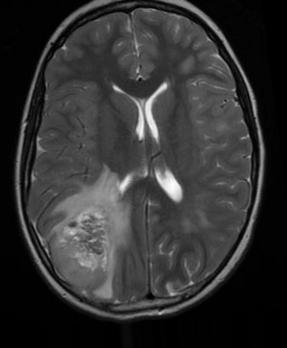
#> input picture dataset/augmented-images/yes/aug_Y100_0_499.jpg, 287 x 348 px, found by its file name
$ jupyter execute --allow-errors Copy_of_CNN_Brain_Cancer_Detection.ipynb   (shell and % lines are left out)
#> lines starting #> are read from the running program, lines starting #| are printed output that depends on the picture; after the words box and inside, x2 and y2 are one past the last pixel; in counts of white or black regions, pixels touching at a corner belong together
[cell 1]
import numpy as np
import pandas as pd
import os
from os import listdir
import tensorflow as tf
from keras.preprocessing.image import ImageDataGenerator
import cv2
import matplotlib.pyplot as plt
import imutils

from tensorflow.keras.models import Model,load_model
from tensorflow.keras.layers import Conv2D,Input,ZeroPadding2D,BatchNormalization,Flatten,Activation,Dense,MaxPooling2D
from sklearn.model_selection import train_test_split
from sklearn.utils import shuffle
from google.colab import drive
drive.mount("/content/gdrive")

[cell 2]
image_dir="/content/gdrive/My Drive/Colab Notebooks/dataset/"

[cell 3]
os.makedirs('/content/gdrive/My Drive/Colab Notebooks/dataset/augmented-images')
os.makedirs('/content/gdrive/My Drive/Colab Notebooks/dataset/augmented-images/yes')
os.makedirs('/content/gdrive/My Drive/Colab Notebooks/dataset/augmented-images/no')

[cell 4]
def augment_data(file_dir, n_generated_samples, save_to_dir):
    data_gen = ImageDataGenerator(rotation_range=10,
                                  width_shift_range=0.1,
                                  height_shift_range=0.1,
                                  shear_range=0.1,
                                  brightness_range=(0.3, 1.0),
                                  horizontal_flip=True,
                                  vertical_flip=True,
                                  fill_mode='nearest'
                                 )
    for filename in listdir(file_dir):
        image = cv2.imread(file_dir + '/' + filename)
        image = image.reshape((1,)+image.shape)
        save_prefix = 'aug_' + filename[:-4]
        i=0
        for batch in data_gen.flow(x=image, batch_size=1, save_to_dir=save_to_dir,save_prefix=save_prefix, save_format='jpg'):
                i += 1
                if i > n_generated_samples:
                    break

[cell 5]
augmented_data_path ='/content/gdrive/My Drive/Colab Notebooks/dataset/augmented-images/'
augment_data(file_dir=image_dir+'yes',n_generated_samples=6, save_to_dir=augmented_data_path+'yes')
#> (the call stopped at in augment_data, `data_gen = ImageDataGenerator(rotation_range=10, width_shift_range=0.1..`: keras is not available in this run)
augment_data(file_dir=image_dir+'no', n_generated_samples=9, save_to_dir=augmented_data_path+'no')
#> (the call stopped at in augment_data, `data_gen = ImageDataGenerator(rotation_range=10, width_shift_range=0.1..`: keras is not available in this run)
#> in load_data, image is the input picture: shape (348, 287, 3); min 0, max 254, mean 49.7

[cell 6]
def crop_brain_contour(image, plot=False):
#> called with plot = False
    gray = cv2.cvtColor(image, cv2.COLOR_BGR2GRAY)
    gray = cv2.GaussianBlur(gray, (5, 5), 0)

    thresh = cv2.threshold(gray, 45, 255, cv2.THRESH_BINARY)[1]
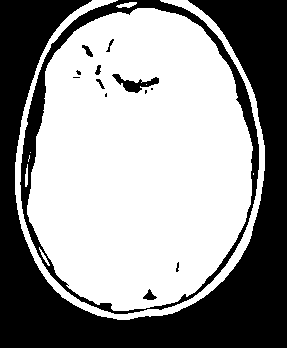
#> thresh: shape (348, 287); 58.6% white; 14 black regions (5 under 20 px), largest, box (x1, y1, x2, y2) and area: (0, 0, 287, 348) 34864, (20, 0, 259, 314) 5853, (112, 74, 159, 93) 348
    thresh = cv2.erode(thresh, None, iterations=2)
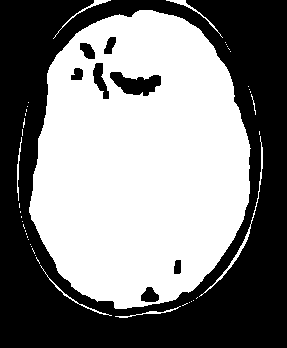
#> thresh: shape (348, 287); 51% white; 8 black regions, largest, box (x1, y1, x2, y2) and area: (0, 0, 287, 348) 47234, (110, 72, 161, 96) 736, (93, 63, 109, 99) 295
    thresh = cv2.dilate(thresh, None, iterations=2)
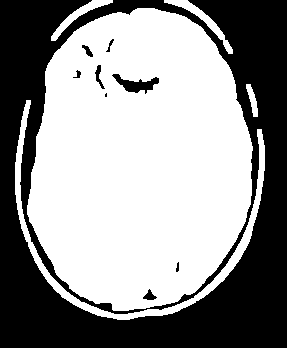
#> thresh: shape (348, 287); 57.7% white; 9 black regions (1 under 20 px)
    cnts = cv2.findContours(thresh.copy(), cv2.RETR_EXTERNAL, cv2.CHAIN_APPROX_SIMPLE)
#> cnts = 5 contours; box (x1, y1, x2, y2) and area: (27, 8, 253, 311) 53285, (15, 100, 265, 320) 2924, (164, 0, 233, 54) 500, (51, 0, 113, 41) 432, (246, 84, 258, 117) 156
    cnts = imutils.grab_contours(cnts)
    c = max(cnts, key=cv2.contourArea)
#> c = contour of 371 points, box (x1, y1, x2, y2) (27, 8, 253, 311), area 53285
    extLeft = tuple(c[c[:, :, 0].argmin()][0])
#> extLeft = (27, 205)
    extRight = tuple(c[c[:, :, 0].argmax()][0])
#> extRight = (252, 150)
    extTop = tuple(c[c[:, :, 1].argmin()][0])
#> extTop = (137, 8)
    extBot = tuple(c[c[:, :, 1].argmax()][0])
#> extBot = (113, 310)

    new_image = image[extTop[1]:extBot[1], extLeft[0]:extRight[0]]
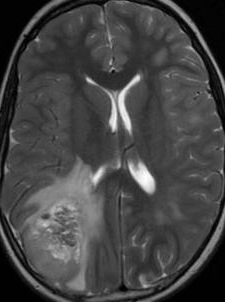
#> new_image: shape (302, 225, 3); min 0, max 254, mean 68.4

    return new_image

[cell 7]
def load_data(dir_list, image_size):

    X = []
    y = []
    image_width, image_height = image_size

    for directory in dir_list:
        for filename in listdir(directory):
            image = cv2.imread(directory+'/'+filename)
            image = crop_brain_contour(image, plot=False)
            image = cv2.resize(image, dsize=(image_width, image_height), interpolation=cv2.INTER_CUBIC)
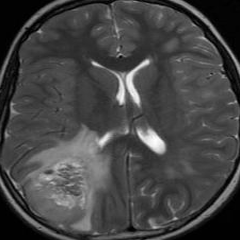
#> image: shape (240, 240, 3); min 0, max 255, mean 68.3
            image = image / 255.
            X.append(image)
            if directory[-3:] == 'yes':
                y.append([1])
            else:
                y.append([0])
#> pass 2 of the loop in load_data, `for directory in dir_list:`:
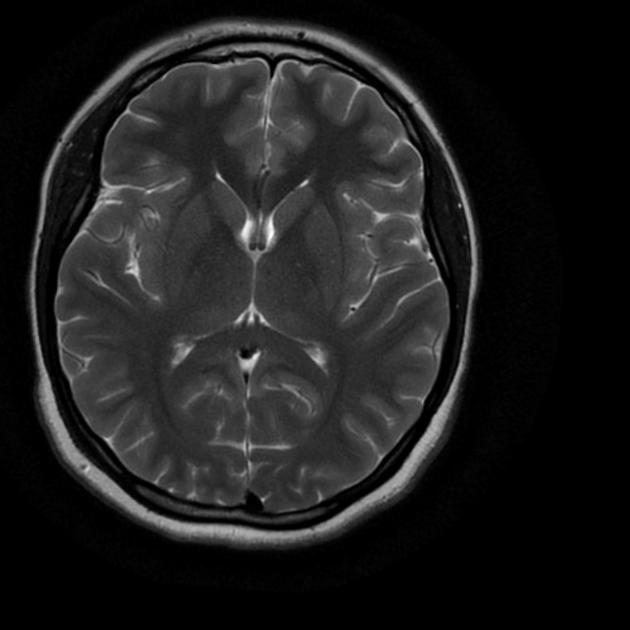
#> input picture dataset/augmented-images/no/aug_1 no._0_841.jpg, 630 x 630 px, found by its file name
#> in load_data, image is the input picture: shape (630, 630, 3); min 0, max 253, mean 29.5
#> in crop_brain_contour (call 2), `thresh = cv2.dilate(thresh, None, iterations=2)`:
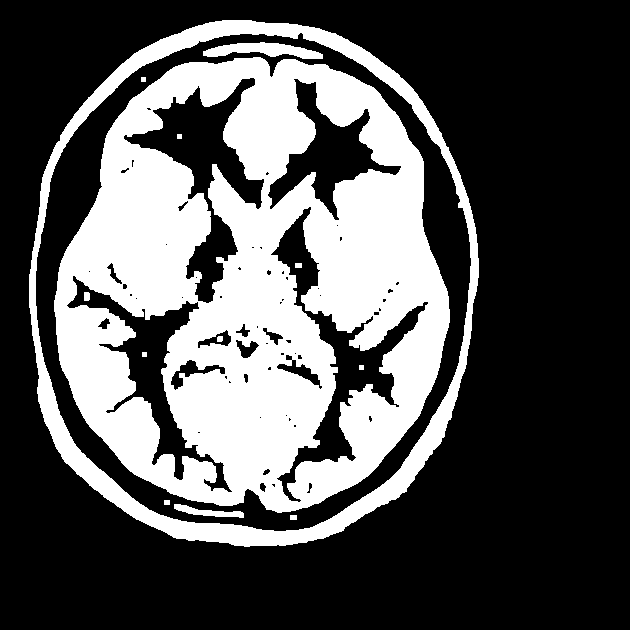
#> thresh: shape (630, 630); 32.9% white; 13 white regions
#> cnts = 1 contour; box (x1, y1, x2, y2) and area: (29, 20, 479, 547) 190958
#> c = contour of 654 points, box (x1, y1, x2, y2) (29, 20, 479, 547), area 190958
#> extLeft = (29, 274)
#> extRight = (478, 277)
#> extTop = (222, 20)
#> extBot = (244, 546)
#> new_image: shape (526, 449, 3)
#> in load_data, `image = cv2.resize(image, dsize=(image_width, image_height), interpola..`:
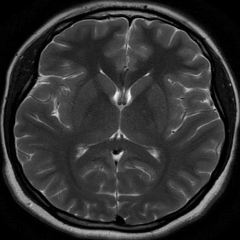
#> image: shape (240, 240, 3); min 0, max 251, mean 49

    X = np.array(X)
    y = np.array(y)

    X, y = shuffle(X, y)
#> y = [0, 1]

    print(f'Number of examples is: {len(X)}')
#| Number of examples is: 2
    print(f'X shape is: {X.shape}')
#| X shape is: (2, 240, 240, 3)
    print(f'y shape is: {y.shape}')
#| y shape is: (2, 1)

    return X, y

[cell 8]
augmented_yes =augmented_data_path+'yes'
augmented_no = augmented_data_path+'no'

IMG_WIDTH, IMG_HEIGHT = (240, 240)

X, y = load_data([augmented_yes, augmented_no], (IMG_WIDTH, IMG_HEIGHT))
#> y = [0, 1]

[cell 9]
def split_data(X, y, test_size=0.2):

#> called with X = array of shape (2, 240, 240, 3), y = array of shape (2, 1), test_size = 0.3
    X_train, X_test_val, y_train, y_test_val = train_test_split(X, y, test_size=test_size)
#> y_train = [1]; y_test_val = [0]
    X_test, X_val, y_test, y_val = train_test_split(X_test_val, y_test_val, test_size=0.5)

    return X_train, y_train, X_val, y_val, X_test, y_test
